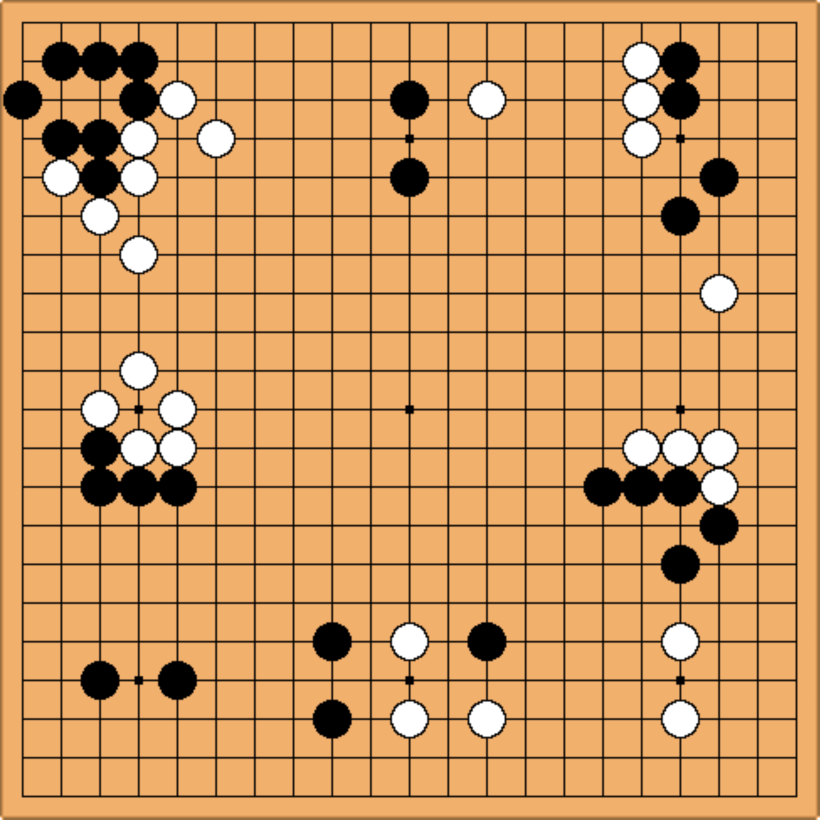
#> input picture gbr_ds/data/Images/go_board_1.png, 4096 x 4096 px, found by its file name (shown at 1/5 size)
$ python gb_test.py
#> lines starting #> are read from the running program, lines starting #| are printed output that depends on the picture; after the words box and inside, x2 and y2 are one past the last pixel; in counts of white or black regions, pixels touching at a corner belong together
import cv2
import numpy as np
import tkinter as tk
from PIL import Image, ImageTk
from tkinter import filedialog
import string as ss

# Constants
COLOR_WHITE = (255, 255, 255)
COLOR_BLACK = (0,0, 0)
DEF_IMG_SIZE = (500, 500)
DEF_IMG_COLOR = (80, 145, 210)

# Global parameters
_DEBUG_ = False
HC_MINDIST = 1
HC_PARAM2 = 10
HC_MAXRADIUS = 20
CANNY_MINVAL = 50
CANNY_MAXVAL = 100
CANNY_APERTURE = 3
HL_RHO = 1
HL_THETA = np.pi/180
HL_THRESHOLD = 100
STONES_THRESHOLD = (10, 200)
STONES_MAXVAL = (255, 255)
STONES_ITER = (4, 2)
BOARD_SIZE = 19

#
# Board recognition functions
#

# Find stones on a board
# [188 lines left out: functions find_stones, find_board_edges, convert_xy, find_coord, preprocess_img, process_img and 2 more, not called in this run]

# Save SGF button callback
def save_sgf_callback():
    print("Save SGF")

#
# Misc functions
#

# Show image
# Simple wrapper on cv2.imshow
def show(title, img):
    cv2.imshow(title, img)
    cv2.waitKey()

# Show stones
# The function takes image shape and array of stone coordinates (X,Y,R)
# The function creates a new image with the same shape and draw the stones there
# If f_show = TRUE, image is been shown
# [32 lines left out: functions show_stones, show_lines, not called in this run]

# Convert CV2 image to Tkinter format
def img_to_imgtk(img):
    b,g,r = cv2.split(img)
    img = cv2.merge((r,g,b))
    imgtk = ImageTk.PhotoImage(image=Image.fromarray(img))
    return imgtk

# Utility function - elmininates duplicates in an array
# [4 lines left out: function unique_rows, not called in this run]

# Creates a board image with default parameters
def default_board():
    img = np.zeros((DEF_IMG_SIZE[0], DEF_IMG_SIZE[1], 3), dtype=np.uint8)
    img[:] = DEF_IMG_COLOR

    edges = ((14,14),(DEF_IMG_SIZE[0]-14, DEF_IMG_SIZE[1]-14))
    space_x = (edges[1][0] - edges[0][0]) / (BOARD_SIZE - 1)
    space_y = (edges[1][1] - edges[0][1]) / (BOARD_SIZE - 1)

    for i in range(BOARD_SIZE):
        x1 = int(edges[0][0] + (i * space_x))
        y1 = int(edges[0][1])
        x2 = x1
        y2 = int(edges[1][1])
        cv2.line(img,(x1,y1),(x2,y2),COLOR_BLACK,1)

    for i in range(BOARD_SIZE):
        x1 = int(edges[0][0])
        y1 = int(edges[0][1] + (i * space_y))
        x2 = int(edges[1][0])
        y2 = y1
        cv2.line(img,(x1,y1),(x2,y2),COLOR_BLACK,1)

    return img


#
# Main function
#
# Show initial image
window = tk.Tk()
window.title("Go board")

# Load predifined image
img = cv2.imread("C:\\Users\\skolchin\\Documents\\kol\\gb\\go_board_1.png")
#> img is the input picture: shape (4096, 4096, 3); mean B, G, R 99.6, 155.3, 210.1
#img, black_stones, white_stones, board_edges, boardSize = process_img(img)
img = default_board()

# Image panel
imgtk = img_to_imgtk(img)
#> in img_to_imgtk, `b,g,r = cv2.split(img)`:
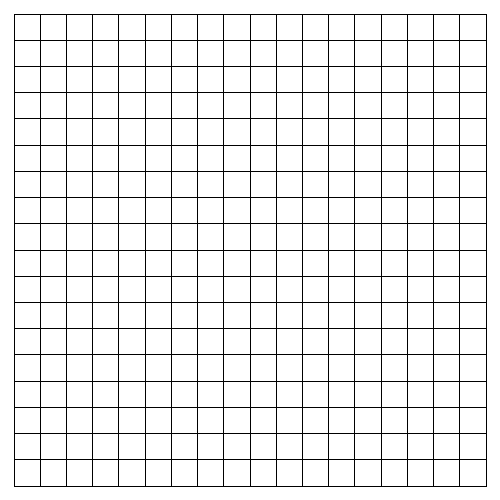
#> b: shape (500, 500); values 0 (black) and 80 (white), 93% white; black in thin lines or dots, all inside (x1, y1, x2, y2) = (14, 14, 487, 487)
#> in img_to_imgtk, `img = cv2.merge((r,g,b))`:
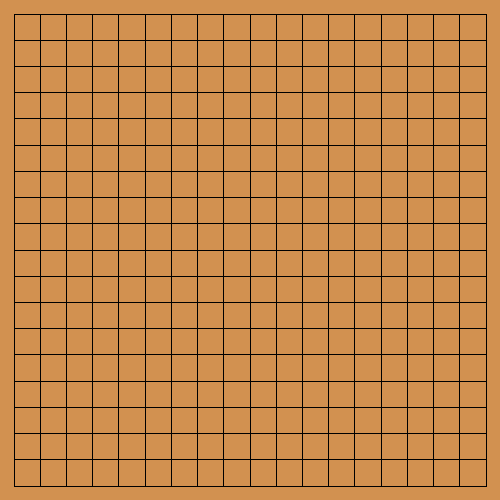
#> img: shape (500, 500, 3); mean R, G, B 195.2, 134.8, 74.4
imgPanel = tk.Label(window, image = imgtk)
imgPanel.grid(rowspan = 2, column = 0)

# Info panel
board_info = tk.StringVar()
board_info.set("No stones found")
panel = tk.Label(window, textvariable = board_info)
panel.grid(row = 0, column = 1, columnspan = 2, sticky = tk.E + tk.W)
#> (this line was passed over: tkinter is not available in this run)

panel = tk.Button(window, text = "Load image", command = load_img_callback)
panel.grid(row = 1, column = 1, sticky = tk.N + tk.W, padx = 5)
#> (this line was passed over: tkinter is not available in this run)

panel = tk.Button(window, text = "Save SGF", command = save_sgf_callback)
panel.grid(row = 1, column = 2, sticky = tk.N + tk.W, padx = 5)
#> (this line was passed over: tkinter is not available in this run)

stone_info = tk.StringVar()
stone_info.set("")
panel = tk.Label(window, textvariable = stone_info)
panel.grid(row = 2, columnspan = 2, sticky = tk.W)

# Mouse callback
window.bind('<Button-1>', mouse_callback)

# Display window
window.mainloop()

# This is the end
cv2.destroyAllWindows()
